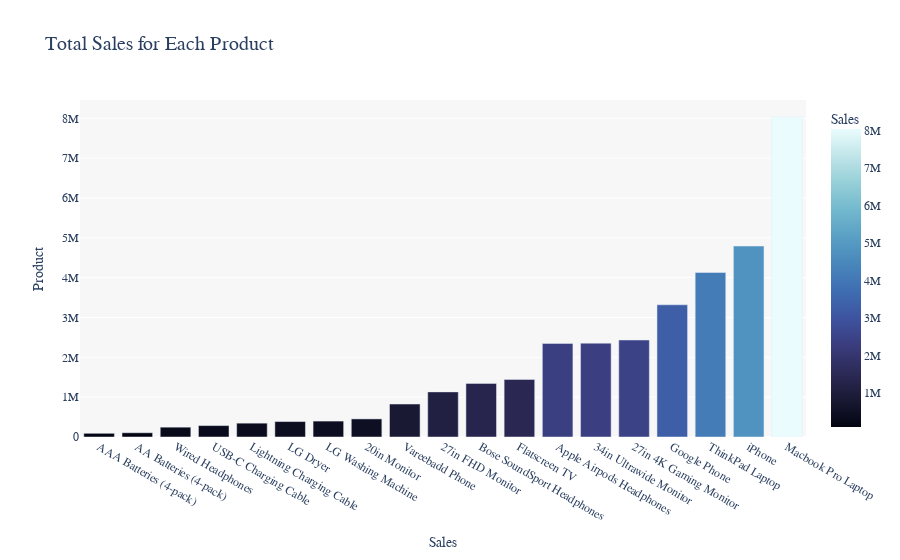

Notebook code cell kept with this figure:
### Markdown cell above
## 2. Which Product brings most revenue?

### Code cell
best_product = maindf.groupby('Product')
sales = best_product['Sales'].sum()
product_data = sales.reset_index()
product_data = product_data.sort_values('Sales', ascending=True)


fig = px.bar(product_data,
             x='Product',
             y='Sales',  
             orientation='v', 
             title='Total Sales for Each Product',
             color='Sales', 
             color_continuous_scale='ice',
             labels={'Sales': 'Sales', 'Product': 'Product'})


fig.update_layout(
    title_font_size=20,
    font_family="Arial Black",
    xaxis_title="Sales",
    yaxis_title="Product",
    xaxis_tickfont_size=12,
    yaxis_tickfont_size=12,
    plot_bgcolor="rgba(245, 245, 245, 0.8)",
    bargap=0.2
)

fig.show()
fig.write_html("product_sales_bar.html")

### Figure 1 — Plotly figure (JSON) as saved in the notebook; plotly's stock layout.template omitted (floating-point values rounded to 4 significant figures)
{"data": [{"alignmentgroup": "True", "hovertemplate": "Product=%{x}<br>Sales=%{marker.color}<extra></extra>", "legendgroup": "", "marker": {"color": [92740.0, 106100.0, 246500.0, 286500.0, 347100.0, 387600, 399600, 454100.0, 827200, 1132000.0, 1346000.0, 1445700, 2349150, 2356000.0, 2435000.0, 3319200, 4130000.0, 4794300, 8037600], "coloraxis": "coloraxis", "pattern": {"shape": ""}}, "name": "", "offsetgroup": "", "orientation": "v", "showlegend": false, "textposition": "auto", "type": "bar", "x": ["AAA Batteries (4-pack)", "AA Batteries (4-pack)", "Wired Headphones", "USB-C Charging Cable", "Lightning Charging Cable", "LG Dryer", "LG Washing Machine", "20in Monitor", "Vareebadd Phone", "27in FHD Monitor", "Bose SoundSport Headphones", "Flatscreen TV", "Apple Airpods Headphones", "34in Ultrawide Monitor", "27in 4K Gaming Monitor", "Google Phone", "ThinkPad Laptop", "iPhone", "Macbook Pro Laptop"], "xaxis": "x", "y": [92740.0, 106100.0, 246500.0, 286500.0, 347100.0, 387600, 399600, 454100.0, 827200, 1132000.0, 1346000.0, 1445700, 2349150, 2356000.0, 2435000.0, 3319200, 4130000.0, 4794300, 8037600], "yaxis": "y"}], "layout": {"autosize": true, "bargap": 0.2, "barmode": "relative", "coloraxis": {"colorbar": {"title": {"text": "Sales"}}, "colorscale": [[0, "rgb(3, 5, 18)"], [0.09091, "rgb(25, 25, 51)"], [0.1818, "rgb(44, 42, 87)"], [0.2727, "rgb(58, 60, 125)"], [0.3636, "rgb(62, 83, 160)"], [0.4545, "rgb(62, 109, 178)"], [0.5455, "rgb(72, 134, 187)"], [0.6364, "rgb(89, 159, 196)"], [0.7273, "rgb(114, 184, 205)"], [0.8182, "rgb(149, 207, 216)"], [0.9091, "rgb(192, 229, 232)"], [1, "rgb(234, 252, 253)"]]}, "font": {"family": "Arial Black"}, "legend": {"tracegroupgap": 0}, "plot_bgcolor": "rgba(245, 245, 245, 0.8)", "title": {"font": {"size": 20}, "text": "Total Sales for Each Product"}, "xaxis": {"anchor": "y", "autorange": true, "domain": [0, 1], "range": [-0.5, 18.5], "tickfont": {"size": 12}, "title": {"text": "Sales"}, "type": "category"}, "yaxis": {"anchor": "x", "autorange": true, "domain": [0, 1], "range": [0, 8461000.0], "tickfont": {"size": 12}, "title": {"text": "Product"}, "type": "linear"}}}
